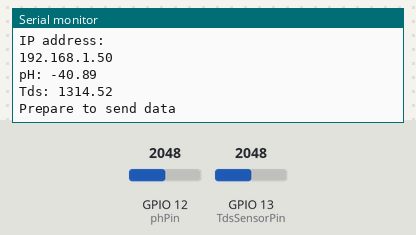
A sketch run on a simulated ESP32. Shown: the last lines printed to the serial monitor. The inputs (shaded band) are chosen by the test bench; at power-on: GPIO 12 (phPin) = 2048, GPIO 13 (TdsSensorPin) = 2048. WiFi joins after 1.5 s; servers stay silent unless stated.

Above: at 2.7 s.
2.8 s: GPIO 12 (phPin) set to 2866
At 3.9 s:
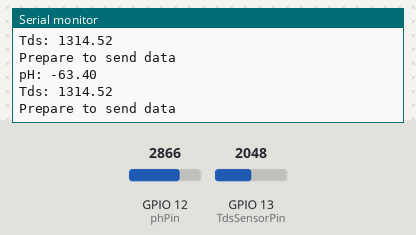
4.6 s: GPIO 13 (TdsSensorPin) set to 2866
At 6.1 s:
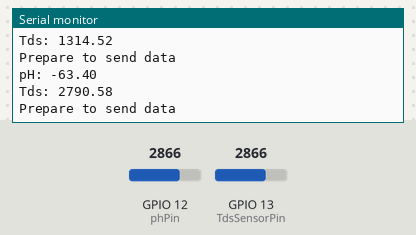
6.4 s: GPIO 12 (phPin) set to 3603
At 7.2 s:
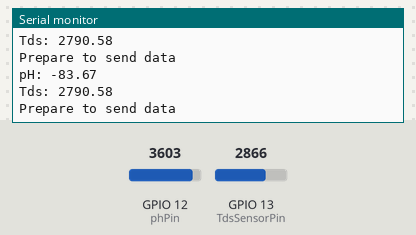
8.2 s: GPIO 13 (TdsSensorPin) set to 3603
At 10.4 s:
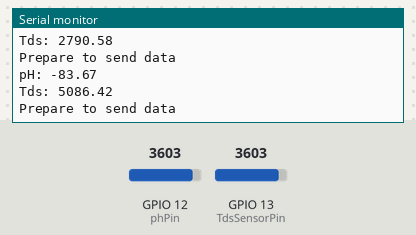
Timing chart, 0 to 11.0 s (numbered marks = the images above; inputs shaded):
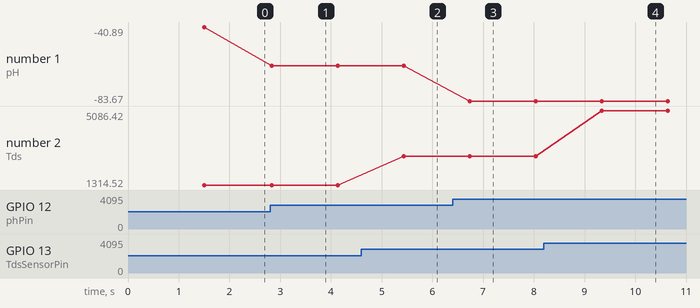

Measured:
- after the input at 2.8 s, the serial monitor: prints a new line at once (image 1)
- after the input at 4.6 s, the serial monitor: prints a new line after 0.84 s (image 2)
- after the input at 6.4 s, the serial monitor: prints a new line after 0.34 s (image 3)
- after the input at 8.2 s, the serial monitor: prints a new line after 1.1 s (image 4)
- plotted number 1: -40.89 → -63.4 after the input at 2.8 s, -63.4 → -83.67 after the input at 6.4 s
- plotted number 2: 1314.52 → 2790.58 after the input at 4.6 s, 2790.58 → 5086.42 after the input at 8.2 s

The sketch:

pH_TDS_thingspeak.ino
```cpp
#include <WiFi.h>
#include <WiFiMulti.h>

#include "DFRobot_PH.h"
#include "GravityTDS.h"
#include <EEPROM.h>

#define phPin 12          // the pH meter Analog output is connected with the Arduino’s Analog
#define TdsSensorPin 13

DFRobot_PH ph;
GravityTDS gravityTds;
WiFiMulti WiFiMulti;

const char* ssid     = "OPPO"; // Your SSID (Name of your WiFi)
const char* password = "12345678"; //Your Wifi password

const char* host = "api.thingspeak.com";
String api_key = "GPFMAB99YI1AZDY9"; // Your API Key provied by thingspeak
float voltage, phValue, tdsValue, temperature = 25;

void setup() {
  Serial.begin(9600);
  gravityTds.setPin(TdsSensorPin);
  gravityTds.setAref(5);  //reference voltage on ADC, default 5.0V on Arduino UNO
  gravityTds.setAdcRange(4096);  //1024 for 10bit ADC;4096 for 12bit ADC
  gravityTds.begin();  //initialization
  ph.begin();

  Connect_to_Wifi();
}

void loop() {

  phValue = readPh();
  tdsValue = readTds();

  if (isnan(phValue) || isnan(tdsValue)) {
    Serial.println(F("Failed to read from pH or TDS sensor!"));
    return;
  }

  Serial.print("pH: ");
  Serial.println(phValue, 2);
  Serial.print("Tds: ");
  Serial.println(tdsValue, 2);

  // call function to send data to Thingspeak
  Send_Data(phValue, tdsValue);

  delay(100);
}

void Connect_to_Wifi()
{

  // We start by connecting to a WiFi network
  WiFiMulti.addAP(ssid, password);

  Serial.println();
  Serial.println();
  Serial.print("Wait for WiFi... ");

  while (WiFiMulti.run() != WL_CONNECTED) {
    Serial.print(".");
    delay(500);
  }

  Serial.println("");
  Serial.println("WiFi connected");
  Serial.println("IP address: ");
  Serial.println(WiFi.localIP());

}

float readPh() {
  voltage = analogRead(phPin) / 1024.0 * 5000; // read the voltage
  phValue = ph.readPH(voltage, temperature); // convert voltage to pH with temperature compensation
  return phValue;
}

float readTds() {
  gravityTds.setTemperature(temperature);  // set the temperature and execute temperature compensation
  gravityTds.update();  //sample and calculate
  tdsValue = gravityTds.getTdsValue();  // then get the value
  //  tdsValue = tdsValue / 500;
  return tdsValue;
}

void Send_Data(float t, float h)
{

  // map the moist to 0 and 100% for a nice overview in thingspeak.
  Serial.println("");
  Serial.println("Prepare to send data");

  // Use WiFiClient class to create TCP connections
  WiFiClient client;

  const int httpPort = 80;

  if (!client.connect(host, httpPort)) {
    Serial.println("connection failed");
    return;
  }
  else
  {
    String data_to_send = api_key;
    data_to_send += "&field1=";
    data_to_send += String(h);
    data_to_send += "&field2=";
    data_to_send += String(t);
    data_to_send += "&field3=";
    data_to_send += String("test");

    client.print("POST /update HTTP/1.1\n");
    client.print("Host: api.thingspeak.com\n");
    client.print("Connection: close\n");
    client.print("X-THINGSPEAKAPIKEY: " + api_key + "\n");
    client.print("Content-Type: application/x-www-form-urlencoded\n");
    client.print("Content-Length: ");
    client.print(data_to_send.length());
    client.print("\n\n");
    client.print(data_to_send);

    delay(1000);
  }

  client.stop();

}
```
